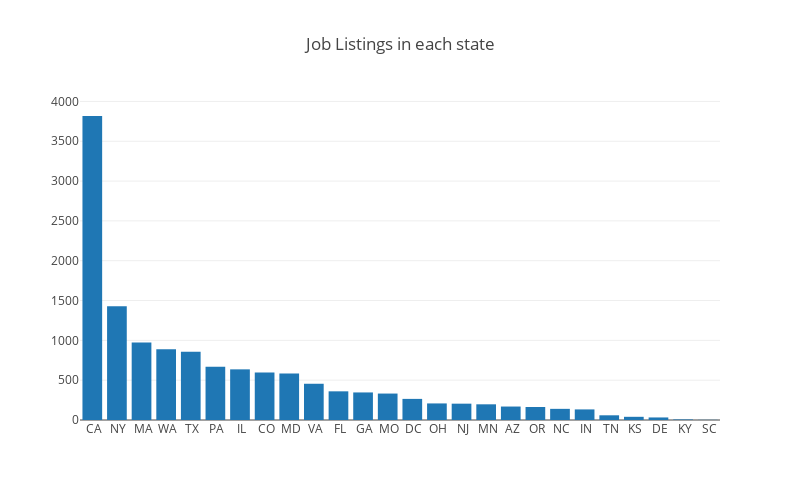

This figure's notebook cell:
### Code cell
#Visualizing jobs in each state
df_statewisejobs = pd.DataFrame(df2['State'].value_counts()).reset_index()
df_statewisejobs.columns = ['State', 'Listings']
df_statewisejobs = df_statewisejobs[~df_statewisejobs.State.str.contains('Non')]


bar_layout = Layout(
    barmode='group',
    height=500,
    width=800,
    xaxis=dict(tickangle=0),
    paper_bgcolor='rgba(0,0,0,0)',
    plot_bgcolor='rgba(0,0,0,0)',
    title = 'Job Listings in each state'
)

graph_data = []

#py.offline.iplot(Figure(data=graph_data, layout=bar_layout), filename='Skillsets1')
graph_data = [go.Bar(
            x=df_statewisejobs['State'],
            y=df_statewisejobs['Listings']
    )]

py.offline.iplot(Figure(data=graph_data, layout=bar_layout), filename='statewise_overalljobs-barplot')

### Figure 1 — Plotly figure (JSON) as saved in the notebook; plotly's stock layout.template omitted (floating-point values rounded to 4 significant figures)
{"data": [{"type": "bar", "uid": "b0c0152c-b7c1-11e8-9cea-4c3488ea762f", "x": [" CA", " NY", " MA", " WA", " TX", " PA", " IL", " CO", " MD", " VA", " FL", " GA", " MO", " DC", " OH", " NJ", " MN", " AZ", " OR", " NC", " IN", " TN", " KS", " DE", " KY", " SC"], "y": [3817, 1428, 972, 887, 857, 668, 636, 596, 585, 455, 360, 346, 332, 265, 208, 205, 197, 169, 163, 140, 133, 59, 40, 32, 7, 2]}], "layout": {"barmode": "group", "height": 500, "paper_bgcolor": "rgba(0,0,0,0)", "plot_bgcolor": "rgba(0,0,0,0)", "title": "Job Listings in each state", "width": 800, "xaxis": {"tickangle": 0}}}
